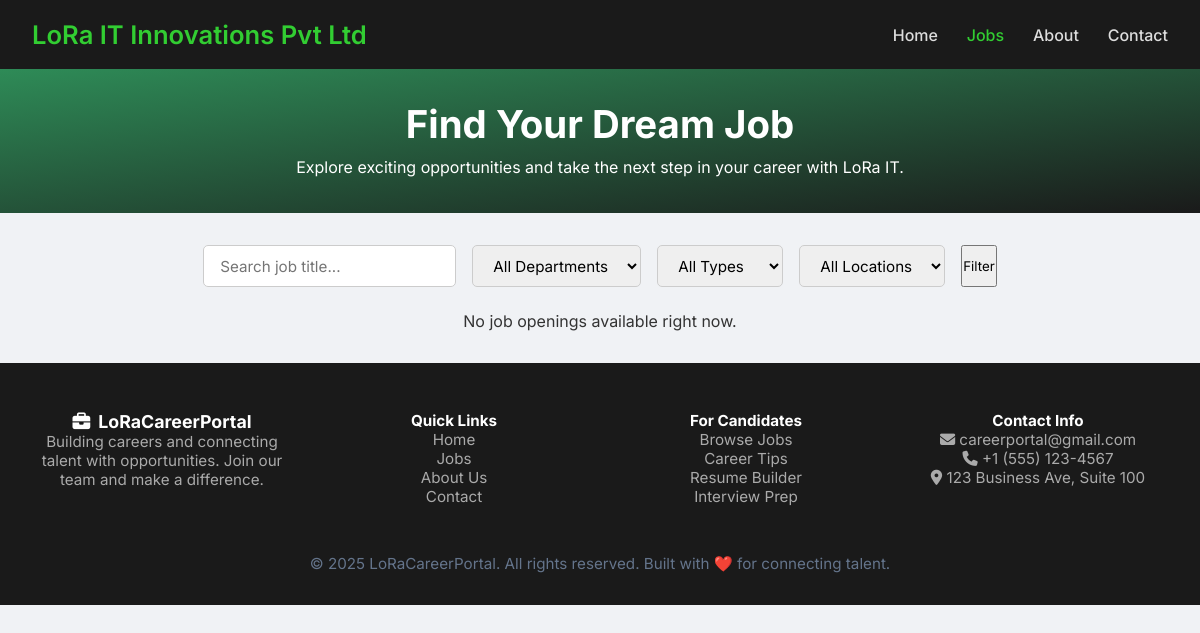
The page /jobs/ on the database as committed earlier.
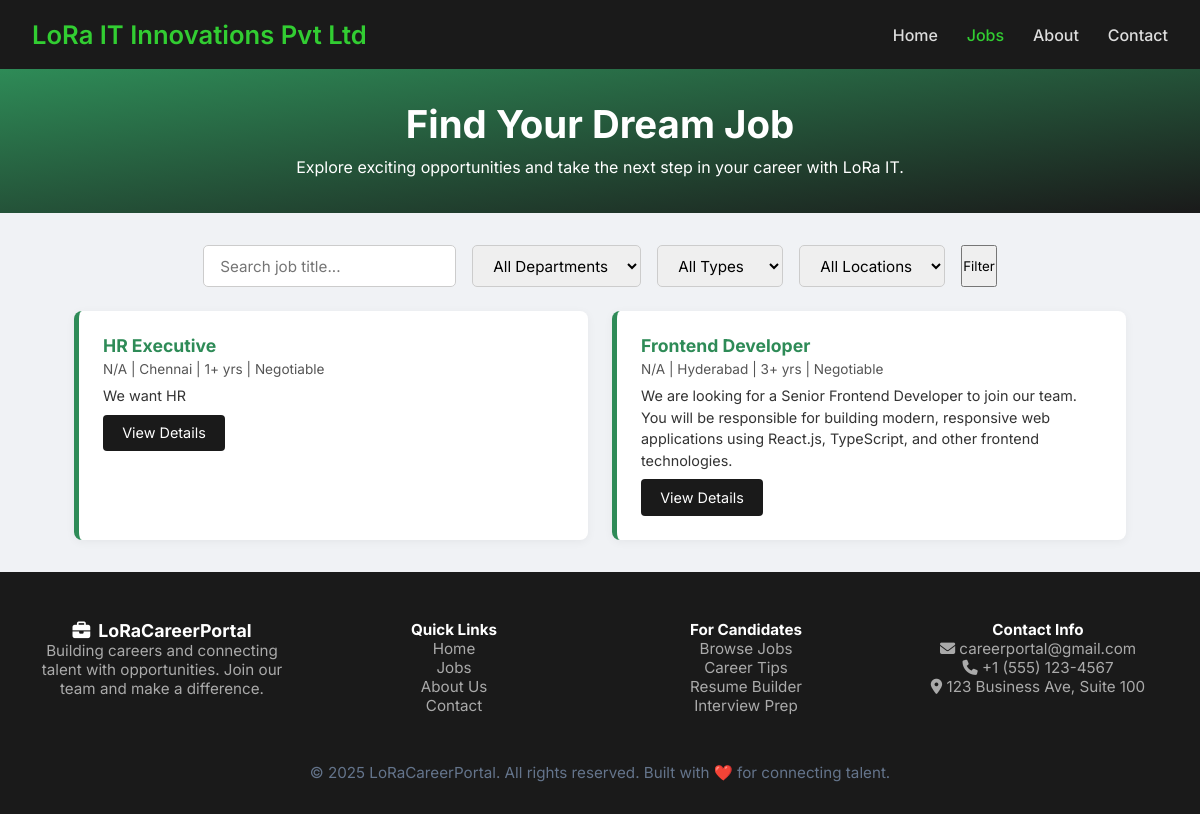
The same page on the database as committed later.
### app/models.py (models this page shows, shortened)
class JobDetails(models.Model):
    title = models.CharField(max_length=200)
    location = models.CharField(max_length=100)
    experience = models.CharField(max_length=100)
    job_type = models.CharField(max_length=50, default="Full-time")  # Ensure this exists!
    description = models.TextField()
    requirements = models.TextField(blank=True)
    responsibilities = models.TextField(blank=True)
    benefits = models.TextField(blank=True)

### app/views.py (the view)
# urls.py: path('jobs/', views.jobs, name='jobs'),
def jobs(request):
    jobs = Job.objects.all().order_by('-id')  # show latest jobs first
    search_query = request.GET.get('search', '')
    department = request.GET.get('department', '')
    job_type = request.GET.get('type', '')
    location = request.GET.get('location', '')
    if search_query:
        jobs = jobs.filter(title__icontains=search_query)
    if department:
        jobs = jobs.filter(department__iexact=department)
    if job_type:
        jobs = jobs.filter(job_type__iexact=job_type)
    if location:
        jobs = jobs.filter(location__iexact=location)
    context = {
        'jobs': jobs,
        'request': request  # used for filter form retention
    }
    return render(request, 'jobs.html', context)

### templates/jobs.html (shortened to what this page needs)
{% load static %}
<!DOCTYPE html>
<html lang="en">
<head>
  <link rel="stylesheet" href="{% static 'css/jobs.css' %}">
</head>
<body>
  <header>
    <div class="logo">LoRa IT Innovations Pvt Ltd</div>
    <ul class="nav-links">
      <li><a href="{% url 'home' %}">Home</a></li>
      <li><a href="{% url 'jobs' %}" style="color: var(--accent);">Jobs</a></li>
      <li><a href="{% url 'about' %}">About</a></li>
      <li><a href="{% url 'contact' %}">Contact</a></li>
    </ul>
  </header>
  <section class="hero">
    <h1>Find Your Dream Job</h1>
    <p>Explore exciting opportunities and take the next step in your career with LoRa IT.</p>
  </section>
  <form method="get" action="{% url 'jobs' %}" class="filters">
    <input type="text" name="search" placeholder="Search job title..." value="{{ request.GET.search|default_if_none:'' }}">
    <select name="department">
      <option value="">All Departments</option>
    </select>
    <select name="type">
      <option value="">All Types</option>
    </select>
    <select name="location">
      <option value="">All Locations</option>
    </select>
    <button type="submit">Filter</button>
  </form>
  <section class="job-listings">
    {% for job in jobs %}
      <div class="job-card">
        <h3>{{ job.title }}</h3>
        <div class="job-meta">
          {{ job.department|default:"N/A" }} |
          {{ job.location|default:"N/A" }} |
          {{ job.experience|default:"N/A" }} |
          {{ job.salary|default:"Negotiable" }}
        </div>
        <p>{{ job.description|truncatechars:200 }}</p>
        <a href="{% url 'job_detail' job.id %}" class="btn-apply">View Details</a>
      </div>
    {% empty %}
      <p style="text-align:center;">No job openings available right now.</p>
    {% endfor %}
  </section>
  <footer>
    <div class="footer-grid" style="display: grid; grid-template-columns: repeat(auto-fit, minmax(220px, 1fr)); gap: 2rem; max-width: 1200px; margin: auto; padding: 2rem 1rem;">
      <div>
        <h3 style="color:white;"><i class="fas fa-briefcase" style="margin-right: 8px;"></i>LoRaCareerPortal</h3>
        <p>Building careers and connecting talent with opportunities. Join our team and make a difference.</p>
      </div>
      <div>
        <h4 style="color:white;">Quick Links</h4>
        <ul style="list-style: none; padding: 0;">
          <li><a href="{% url 'home' %}" style="color: var(--footer-text); text-decoration: none;">Home</a></li>
          <li><a href="{% url 'jobs' %}" style="color: var(--footer-text); text-decoration: none;">Jobs</a></li>
          <li><a href="{% url 'about' %}" style="color: var(--footer-text); text-decoration: none;">About Us</a></li>
          <li><a href="{% url 'contact' %}" style="color: var(--footer-text); text-decoration: none;">Contact</a></li>
        </ul>
      </div>
      <div>
        <h4 style="color:white;">For Candidates</h4>
        <ul style="list-style: none; padding: 0;">
          <li><a href="#" style="color: var(--footer-text); text-decoration: none;">Browse Jobs</a></li>
          <li><a href="#" style="color: var(--footer-text); text-decoration: none;">Career Tips</a></li>
          <li><a href="#" style="color: var(--footer-text); text-decoration: none;">Resume Builder</a></li>
          <li><a href="#" style="color: var(--footer-text); text-decoration: none;">Interview Prep</a></li>
        </ul>
      </div>
      <div>
        <h4 style="color:white;">Contact Info</h4>
        <ul style="list-style: none; padding: 0;">
          <li><i class="fas fa-envelope"></i> careerportal@gmail.com</li>
          <li><i class="fas fa-phone"></i> +1 (555) 123-4567</li>
          <li><i class="fas fa-map-marker-alt"></i> 123 Business Ave, Suite 100</li>
        </ul>
      </div>
    </div>
    <div class="footer-bottom" style="text-align: center; padding: 1rem; color: #64748b;">
      &copy; 2025 LoRaCareerPortal. All rights reserved. Built with ❤️ for connecting talent.
    </div>
  </footer>
</body>
</html>

### static/css/jobs.css (style rules this page uses)
:root { --bg: #f0f2f5; --text: #333; --card-bg: #fff; --primary: #2e8b57; --accent: #32cd32; --header-bg: #1a1a1a; --footer-text: #aaa; }
* { margin: 0; padding: 0; box-sizing: border-box; font-family: 'Inter', sans-serif; transition: all 0.3s ease; }
body { background-color: var(--bg); color: var(--text); opacity: 0; animation: fadeIn 0.6s ease-in forwards; }
header { background-color: var(--header-bg); padding: 1.2rem 2rem; display: flex; justify-content: space-between; align-items: center; flex-wrap: wrap; }
.logo { font-size: 1.6rem; font-weight: 600; color: var(--accent); }
.nav-links { list-style: none; display: flex; gap: 1.8rem; }
.nav-links li a { color: #ddd; text-decoration: none; font-weight: 500; }
.hero { padding: 2rem 1.5rem; text-align: center; background: linear-gradient(to bottom right, var(--primary), var(--header-bg)); color: white; }
.hero h1 { font-size: 2.4rem; margin-bottom: 0.5rem; }
.hero p { font-size: 1rem; max-width: 650px; margin: 0 auto; line-height: 1.6; }
.filters { max-width: 1100px; margin: 2rem auto 1.5rem; padding: 0 1.5rem; display: flex; flex-wrap: wrap; gap: 1rem; justify-content: center; }
.filters input, .filters select { padding: 0.6rem 1rem; font-size: 0.95rem; border: 1px solid #ccc; border-radius: 5px; }
.job-listings { max-width: 1100px; margin: 1rem auto 2rem; padding: 0 1.5rem; display: grid; grid-template-columns: repeat(auto-fit, minmax(320px, 1fr)); gap: 1.5rem; }
.job-card { background-color: var(--card-bg); border-left: 5px solid var(--primary); border-radius: 8px; padding: 1.5rem; box-shadow: 0 2px 10px rgba(0,0,0,0.05); transition: transform 0.3s ease, box-shadow 0.3s ease; }
.job-card h3 { color: var(--primary); margin-bottom: 0.3rem; font-size: 1.1rem; }
.job-meta { font-size: 0.85rem; color: #555; margin-bottom: 0.5rem; }
.job-card p { font-size: 0.9rem; line-height: 1.5; margin-bottom: 0.5rem; }
.btn-apply { display: inline-block; padding: 0.6rem 1.2rem; background-color: var(--header-bg); color: white; text-decoration: none; font-size: 0.9rem; border-radius: 4px; }
footer { background-color: var(--header-bg); color: var(--footer-text); text-align: center; padding: 1rem; font-size: 0.95rem; }

Rows that differ between the two databases and show on the page:
added JobDetails: title "HR Executive", department "N/A", location "Chennai", experience "1+ yrs", salary "Negotiable", description "We want HR"
added JobDetails: title "Frontend Developer", department "N/A", location "Hyderabad", experience "3+ yrs", salary "Negotiable", description "We are looking for a Senior Frontend Developer to join our team. You will be responsible for building modern, responsive web applications using React.js, TypeScript, and other frontend technologies."
Other text that changed with them:
text no longer shown: "No job openings available right now."
